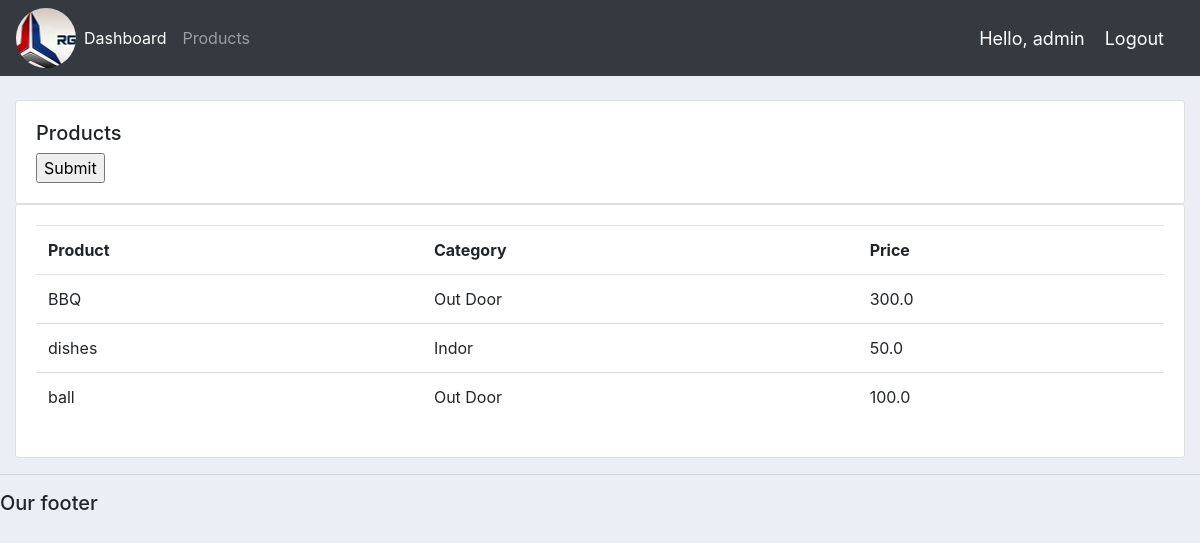
The page /Product/ (signed in) on the database its author committed.
### accounts/models.py (models this page shows, shortened)
class Product(models.Model):
    CATEGORY=(
        ('Indor','Indoor'),
        ('Out Door','Out Door')
    )
    name=models.CharField(max_length=100,null=True)
    price=models.FloatField(null=True)
    category=models.CharField(max_length=100,null=True,choices=CATEGORY)
    description=models.CharField(max_length=100,null=True,blank=True)
    date_created=models.DateTimeField(auto_now_add=True)
    tags=models.ManyToManyField(Tag)

### accounts/decorators.py (the view)
		def wrapper_func(request, *args, **kwargs):
			group = None
			if request.user.groups.exists():
				group = request.user.groups.all()[0].name
			if group in allowed_roles:
				return view_func(request, *args, **kwargs)
			else:
				return HttpResponse('You are not authorized to view this page')

### accounts/views.py (called while the page is built)
@login_required(login_url='login')
@allowed_users(allowed_roles=['admin'])
def product(request):
    products = Product.objects.all()
    return render(request, 'accounts/product.html', {'products':products})

### accounts/templates/accounts/product.html (shortened to what this page needs)
{%extends 'accounts/main.html'%}
{%block content%}
		<br>
		<div class="row">
			<div class="col-md">
				<div class="card card-body">
					<h5>Products</h5>
								<form action="" method="POST">
				<input type="submit" name="Submit">
			</form>
				</div>
				<div class="card card-body">
					<table class="table">
						<tr>
							<th>Product</th>
							<th>Category</th>
							<th>Price</th>
						</tr>
						{% for i in products%}
						<tr>
							<td>{{i.name}}</td>
							<td>{{i.category}}</td>
							<td>{{i.price}}</td>
						</tr>
						{%endfor%}
					</table>
				</div>
			</div>
		</div>
{%endblock%}

### accounts/templates/accounts/navbar.html (shortened to what this page needs)
{% load static %}
<nav class="navbar navbar-expand-lg navbar-dark bg-dark">
  <img src="{%static '/images/logo2.png'%}">
  <div class="collapse navbar-collapse" id="navbarNavAltMarkup">
    <div class="navbar-nav">
       {% if request.user.is_staff %}
      <li class="nav-item active">
        <a class="nav-link" href="{% url 'home' %}" >Dashboard</a>
      </li>
      <li class="nav-item">
        <a class="nav-link" href="{% url 'product' %}">Products</a>
      </li>
      {% else %}
       <li class="nav-item">
        <a class="nav-link" href="{% url 'account' %}">Settings</a>
      </li>
      {% endif %}
     </div>
  </div>
  <span class="hello-msg">Hello, {{request.user}}</span>
  <span ><a  class="hello-msg" href="{% url 'logout' %}">Logout</a></span>
</nav>

### static/css/main.css (style rules this page uses)
body { background-color: #ebeff5; }

### accounts/templates/accounts/navbar.html (style rules this page uses)
.hello-msg { font-size: 18px; color: #fff; margin-right: 20px; }

### rows shown on the page
Product: name "BBQ", category "Out Door", price "300.0"
Product: name "dishes", category "Indor", price "50.0"
Product: name "ball", category "Out Door", price "100.0"

### other values the page prints
{{ request.user }} "admin"
